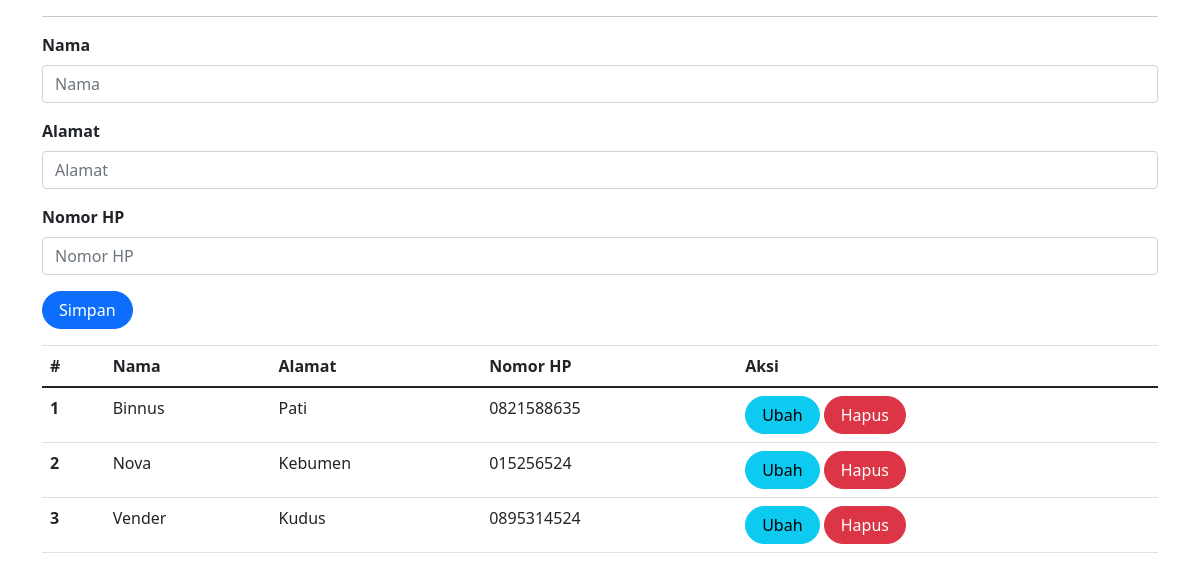
Page /pasien.php (signed in) on the committed database.
### tables this page shows
CREATE TABLE `pasien` (
  `id` int(11) NOT NULL,
  `nama` varchar(255) DEFAULT NULL,
  `alamat` varchar(255) DEFAULT NULL,
  `no_hp` varchar(50) DEFAULT NULL
);

### pasien.php (the view, shortened to what this page needs)
<?php
include_once("koneksi.php");
?>
<!DOCTYPE html>
<html lang="en">
<head>
    <link rel="stylesheet" href="assets/css/bootstrap.css">
    <link href="https://cdn.jsdelivr.net/npm/bootstrap@5.0.2/dist/css/bootstrap.min.css"
    rel="stylesheet"
>
</head>
<body>
<div class="container">
    <hr>
    <form class="form row" method="POST" action="" name="myForm" onsubmit="return validate();">
        <?php
        $nama = '';
        $alamat = '';
        $no_hp = '';
        ?>
        <div class="form-group">
            <label for="inputNama" class="form-label fw-bold">
                Nama
            </label>
            <input type="text" class="form-control" name="nama" id="inputNama" placeholder="Nama" value="<?php echo $nama; ?>">
        </div>
        <div class="form-group">
            <label for="inputAlamat" class="form-label fw-bold">
                Alamat
            </label>
            <input type="text" class="form-control" name="alamat" id="inputAlamat" placeholder="Alamat" value="<?php echo $alamat; ?>">
        </div>
        <div class="form-group">
            <label for="inputNoHP" class="form-label fw-bold">
                Nomor HP
            </label>
            <input type="text" class="form-control" name="no_hp" id="inputNoHP" placeholder="Nomor HP" value="<?php echo $no_hp; ?>">
        </div>
        <div class="form-group">
            <button type="submit" class="btn btn-primary rounded-pill px-3" name="simpan">Simpan</button>
        </div>
    </form>
    <table class="table table-hover">
        <thead>
            <tr>
                <th scope="col">#</th>
                <th scope="col">Nama</th>
                <th scope="col">Alamat</th>
                <th scope="col">Nomor HP</th>
                <th scope="col">Aksi</th>
            </tr>
        </thead>
        <tbody>
            <?php
            $result = mysqli_query(
                $mysqli,"SELECT * FROM pasien"
            );
            $no = 1;
            while ($data = mysqli_fetch_array($result)) {
            ?>
                <tr>
                    <th scope="row"><?php echo $no++ ?></th>
                    <td><?php echo $data['nama'] ?></td>
                    <td><?php echo $data['alamat'] ?></td>
                    <td><?php echo $data['no_hp'] ?></td>
                    <td>
                        <a class="btn btn-info rounded-pill px-3"
                        href="pasien.php?id=<?php echo $data['id'] ?>">Ubah
                        </a>
                        <a class="btn btn-danger rounded-pill px-3"
                        href="pasien.php?id=<?php echo $data['id'] ?>&aksi=hapus">Hapus
                        </a>
                    </td>
                </tr>
            <?php
            }
            ?>
        </tbody>
    </table>
</div>
</body>
</html>

### rows in the picture
pasien: nama "Binnus", alamat "Pati", no_hp "0821588635"
pasien: nama "Nova", alamat "Kebumen", no_hp "015256524"
pasien: nama "Vender", alamat "Kudus", no_hp "0895314524"
